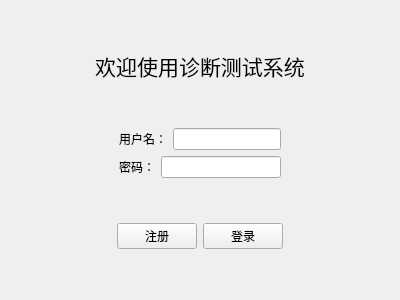
<?xml version="1.0" encoding="UTF-8"?>
<ui version="4.0">
 <class>LoginView</class>
 <widget class="QWidget" name="LoginView">
  <property name="geometry">
   <rect>
    <x>0</x>
    <y>0</y>
    <width>400</width>
    <height>300</height>
   </rect>
  </property>
  <property name="windowTitle">
   <string>登录</string>
  </property>
  <layout class="QVBoxLayout" name="verticalLayout_2">
   <item>
    <spacer name="verticalSpacer">
     <property name="orientation">
      <enum>Qt::Orientation::Vertical</enum>
     </property>
     <property name="sizeHint" stdset="0">
      <size>
       <width>20</width>
       <height>40</height>
      </size>
     </property>
    </spacer>
   </item>
   <item>
    <widget class="QLabel" name="label">
     <property name="font">
      <font>
       <pointsize>16</pointsize>
      </font>
     </property>
     <property name="text">
      <string>欢迎使用诊断测试系统</string>
     </property>
     <property name="textFormat">
      <enum>Qt::TextFormat::AutoText</enum>
     </property>
     <property name="alignment">
      <set>Qt::AlignmentFlag::AlignCenter</set>
     </property>
    </widget>
   </item>
   <item>
    <spacer name="verticalSpacer_2">
     <property name="orientation">
      <enum>Qt::Orientation::Vertical</enum>
     </property>
     <property name="sizeHint" stdset="0">
      <size>
       <width>20</width>
       <height>40</height>
      </size>
     </property>
    </spacer>
   </item>
   <item>
    <layout class="QHBoxLayout" name="horizontalLayout_4">
     <item>
      <spacer name="horizontalSpacer">
       <property name="orientation">
        <enum>Qt::Orientation::Horizontal</enum>
       </property>
       <property name="sizeHint" stdset="0">
        <size>
         <width>60</width>
         <height>37</height>
        </size>
       </property>
      </spacer>
     </item>
     <item>
      <layout class="QVBoxLayout" name="verticalLayout">
       <item>
        <layout class="QHBoxLayout" name="horizontalLayout_2">
         <item>
          <widget class="QLabel" name="label_2">
           <property name="text">
            <string>用户名：</string>
           </property>
           <property name="alignment">
            <set>Qt::AlignmentFlag::AlignRight|Qt::AlignmentFlag::AlignTrailing|Qt::AlignmentFlag::AlignVCenter</set>
           </property>
          </widget>
         </item>
         <item>
          <widget class="QLineEdit" name="inputUserName">
           <property name="minimumSize">
            <size>
             <width>0</width>
             <height>0</height>
            </size>
           </property>
           <property name="maximumSize">
            <size>
             <width>16777215</width>
             <height>16777215</height>
            </size>
           </property>
          </widget>
         </item>
        </layout>
       </item>
       <item>
        <layout class="QHBoxLayout" name="horizontalLayout_5">
         <item>
          <widget class="QLabel" name="label_3">
           <property name="text">
            <string>密码：</string>
           </property>
           <property name="alignment">
            <set>Qt::AlignmentFlag::AlignRight|Qt::AlignmentFlag::AlignTrailing|Qt::AlignmentFlag::AlignVCenter</set>
           </property>
          </widget>
         </item>
         <item>
          <widget class="QLineEdit" name="inputUserPassword">
           <property name="maximumSize">
            <size>
             <width>16777215</width>
             <height>16777215</height>
            </size>
           </property>
          </widget>
         </item>
        </layout>
       </item>
      </layout>
     </item>
     <item>
      <spacer name="horizontalSpacer_2">
       <property name="orientation">
        <enum>Qt::Orientation::Horizontal</enum>
       </property>
       <property name="sizeHint" stdset="0">
        <size>
         <width>38</width>
         <height>20</height>
        </size>
       </property>
      </spacer>
     </item>
    </layout>
   </item>
   <item>
    <spacer name="verticalSpacer_4">
     <property name="orientation">
      <enum>Qt::Orientation::Vertical</enum>
     </property>
     <property name="sizeHint" stdset="0">
      <size>
       <width>20</width>
       <height>40</height>
      </size>
     </property>
    </spacer>
   </item>
   <item>
    <layout class="QHBoxLayout" name="horizontalLayout_3">
     <item>
      <spacer name="horizontalSpacer_3">
       <property name="orientation">
        <enum>Qt::Orientation::Horizontal</enum>
       </property>
       <property name="sizeHint" stdset="0">
        <size>
         <width>40</width>
         <height>20</height>
        </size>
       </property>
      </spacer>
     </item>
     <item>
      <layout class="QHBoxLayout" name="horizontalLayout">
       <item>
        <widget class="QPushButton" name="btSignUp">
         <property name="text">
          <string>注册</string>
         </property>
        </widget>
       </item>
       <item>
        <widget class="QPushButton" name="btSignIn">
         <property name="text">
          <string>登录</string>
         </property>
        </widget>
       </item>
      </layout>
     </item>
     <item>
      <spacer name="horizontalSpacer_4">
       <property name="orientation">
        <enum>Qt::Orientation::Horizontal</enum>
       </property>
       <property name="sizeHint" stdset="0">
        <size>
         <width>40</width>
         <height>20</height>
        </size>
       </property>
      </spacer>
     </item>
    </layout>
   </item>
   <item>
    <spacer name="verticalSpacer_3">
     <property name="orientation">
      <enum>Qt::Orientation::Vertical</enum>
     </property>
     <property name="sizeHint" stdset="0">
      <size>
       <width>20</width>
       <height>40</height>
      </size>
     </property>
    </spacer>
   </item>
  </layout>
 </widget>
 <resources/>
 <connections/>
</ui>
